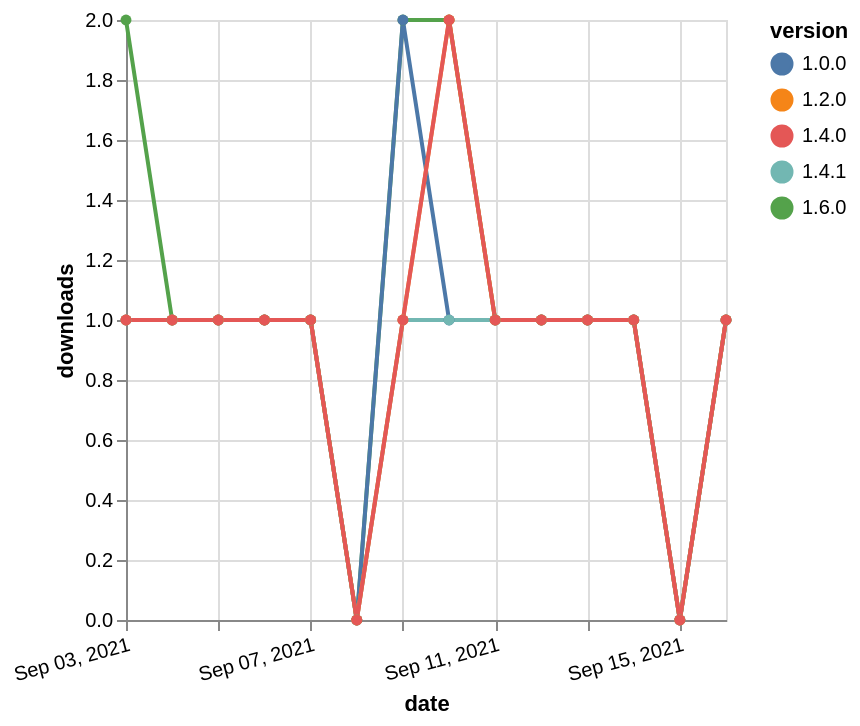

Write the Vega-Lite specification saved for this chart.
### Vega-Lite specification from a JSON file in a GitHub repository (floating-point values rounded to 4 significant figures)
{"$schema": "https://vega.github.io/schema/vega-lite/v5.json", "description": "A simple bar chart with embedded data.", "data": {"values": [{"date": "2021-09-03", "total": 121, "delta": 2, "version": "1.6.0"}, {"date": "2021-09-04", "total": 122, "delta": 1, "version": "1.6.0"}, {"date": "2021-09-05", "total": 123, "delta": 1, "version": "1.6.0"}, {"date": "2021-09-06", "total": 124, "delta": 1, "version": "1.6.0"}, {"date": "2021-09-07", "total": 125, "delta": 1, "version": "1.6.0"}, {"date": "2021-09-08", "total": 125, "delta": 0, "version": "1.6.0"}, {"date": "2021-09-09", "total": 127, "delta": 2, "version": "1.6.0"}, {"date": "2021-09-10", "total": 129, "delta": 2, "version": "1.6.0"}, {"date": "2021-09-11", "total": 130, "delta": 1, "version": "1.6.0"}, {"date": "2021-09-12", "total": 131, "delta": 1, "version": "1.6.0"}, {"date": "2021-09-13", "total": 132, "delta": 1, "version": "1.6.0"}, {"date": "2021-09-14", "total": 133, "delta": 1, "version": "1.6.0"}, {"date": "2021-09-15", "total": 133, "delta": 0, "version": "1.6.0"}, {"date": "2021-09-16", "total": 134, "delta": 1, "version": "1.6.0"}, {"date": "2021-09-03", "total": 177, "delta": 1, "version": "1.0.0"}, {"date": "2021-09-04", "total": 178, "delta": 1, "version": "1.0.0"}, {"date": "2021-09-05", "total": 179, "delta": 1, "version": "1.0.0"}, {"date": "2021-09-06", "total": 180, "delta": 1, "version": "1.0.0"}, {"date": "2021-09-07", "total": 181, "delta": 1, "version": "1.0.0"}, {"date": "2021-09-08", "total": 181, "delta": 0, "version": "1.0.0"}, {"date": "2021-09-09", "total": 183, "delta": 2, "version": "1.0.0"}, {"date": "2021-09-10", "total": 184, "delta": 1, "version": "1.0.0"}, {"date": "2021-09-11", "total": 185, "delta": 1, "version": "1.0.0"}, {"date": "2021-09-12", "total": 186, "delta": 1, "version": "1.0.0"}, {"date": "2021-09-13", "total": 187, "delta": 1, "version": "1.0.0"}, {"date": "2021-09-14", "total": 188, "delta": 1, "version": "1.0.0"}, {"date": "2021-09-15", "total": 188, "delta": 0, "version": "1.0.0"}, {"date": "2021-09-16", "total": 189, "delta": 1, "version": "1.0.0"}, {"date": "2021-09-03", "total": 125, "delta": 1, "version": "1.4.1"}, {"date": "2021-09-04", "total": 126, "delta": 1, "version": "1.4.1"}, {"date": "2021-09-05", "total": 127, "delta": 1, "version": "1.4.1"}, {"date": "2021-09-06", "total": 128, "delta": 1, "version": "1.4.1"}, {"date": "2021-09-07", "total": 129, "delta": 1, "version": "1.4.1"}, {"date": "2021-09-08", "total": 129, "delta": 0, "version": "1.4.1"}, {"date": "2021-09-09", "total": 130, "delta": 1, "version": "1.4.1"}, {"date": "2021-09-10", "total": 131, "delta": 1, "version": "1.4.1"}, {"date": "2021-09-11", "total": 132, "delta": 1, "version": "1.4.1"}, {"date": "2021-09-12", "total": 133, "delta": 1, "version": "1.4.1"}, {"date": "2021-09-13", "total": 134, "delta": 1, "version": "1.4.1"}, {"date": "2021-09-14", "total": 135, "delta": 1, "version": "1.4.1"}, {"date": "2021-09-15", "total": 135, "delta": 0, "version": "1.4.1"}, {"date": "2021-09-16", "total": 136, "delta": 1, "version": "1.4.1"}, {"date": "2021-09-03", "total": 148, "delta": 1, "version": "1.2.0"}, {"date": "2021-09-04", "total": 149, "delta": 1, "version": "1.2.0"}, {"date": "2021-09-05", "total": 150, "delta": 1, "version": "1.2.0"}, {"date": "2021-09-06", "total": 151, "delta": 1, "version": "1.2.0"}, {"date": "2021-09-07", "total": 152, "delta": 1, "version": "1.2.0"}, {"date": "2021-09-08", "total": 152, "delta": 0, "version": "1.2.0"}, {"date": "2021-09-09", "total": 153, "delta": 1, "version": "1.2.0"}, {"date": "2021-09-10", "total": 155, "delta": 2, "version": "1.2.0"}, {"date": "2021-09-11", "total": 156, "delta": 1, "version": "1.2.0"}, {"date": "2021-09-12", "total": 157, "delta": 1, "version": "1.2.0"}, {"date": "2021-09-13", "total": 158, "delta": 1, "version": "1.2.0"}, {"date": "2021-09-14", "total": 159, "delta": 1, "version": "1.2.0"}, {"date": "2021-09-15", "total": 159, "delta": 0, "version": "1.2.0"}, {"date": "2021-09-16", "total": 160, "delta": 1, "version": "1.2.0"}, {"date": "2021-09-03", "total": 133, "delta": 1, "version": "1.4.0"}, {"date": "2021-09-04", "total": 134, "delta": 1, "version": "1.4.0"}, {"date": "2021-09-05", "total": 135, "delta": 1, "version": "1.4.0"}, {"date": "2021-09-06", "total": 136, "delta": 1, "version": "1.4.0"}, {"date": "2021-09-07", "total": 137, "delta": 1, "version": "1.4.0"}, {"date": "2021-09-08", "total": 137, "delta": 0, "version": "1.4.0"}, {"date": "2021-09-09", "total": 138, "delta": 1, "version": "1.4.0"}, {"date": "2021-09-10", "total": 140, "delta": 2, "version": "1.4.0"}, {"date": "2021-09-11", "total": 141, "delta": 1, "version": "1.4.0"}, {"date": "2021-09-12", "total": 142, "delta": 1, "version": "1.4.0"}, {"date": "2021-09-13", "total": 143, "delta": 1, "version": "1.4.0"}, {"date": "2021-09-14", "total": 144, "delta": 1, "version": "1.4.0"}, {"date": "2021-09-15", "total": 144, "delta": 0, "version": "1.4.0"}, {"date": "2021-09-16", "total": 145, "delta": 1, "version": "1.4.0"}]}, "width": "container", "mark": {"type": "line", "point": {"filled": true}}, "encoding": {"x": {"field": "date", "type": "temporal", "timeUnit": "yearmonthdate", "title": "date", "axis": {"labelAngle": -15}}, "y": {"field": "delta", "type": "quantitative", "title": "downloads"}, "color": {"field": "version", "type": "nominal"}, "tooltip": {"field": "delta"}}}
